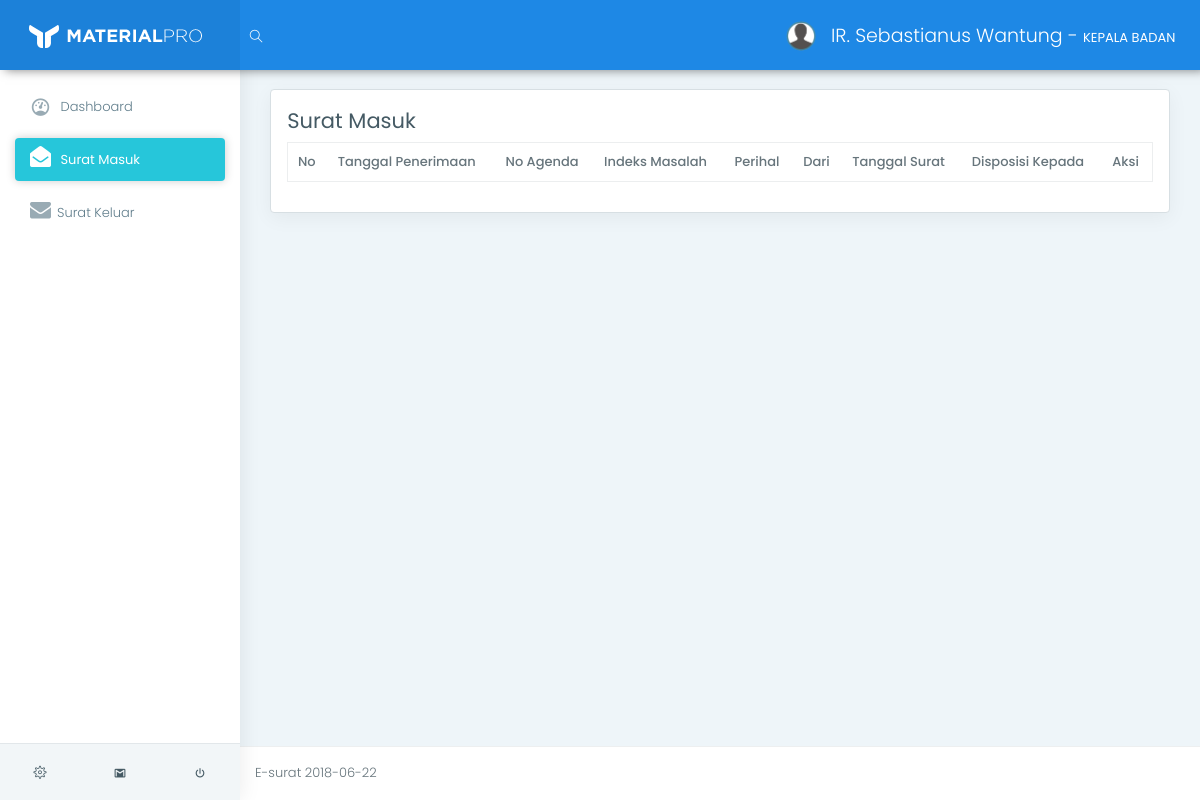
The app's page /app/index.php?page=view_surat_masuk_tu (signed in), older data.
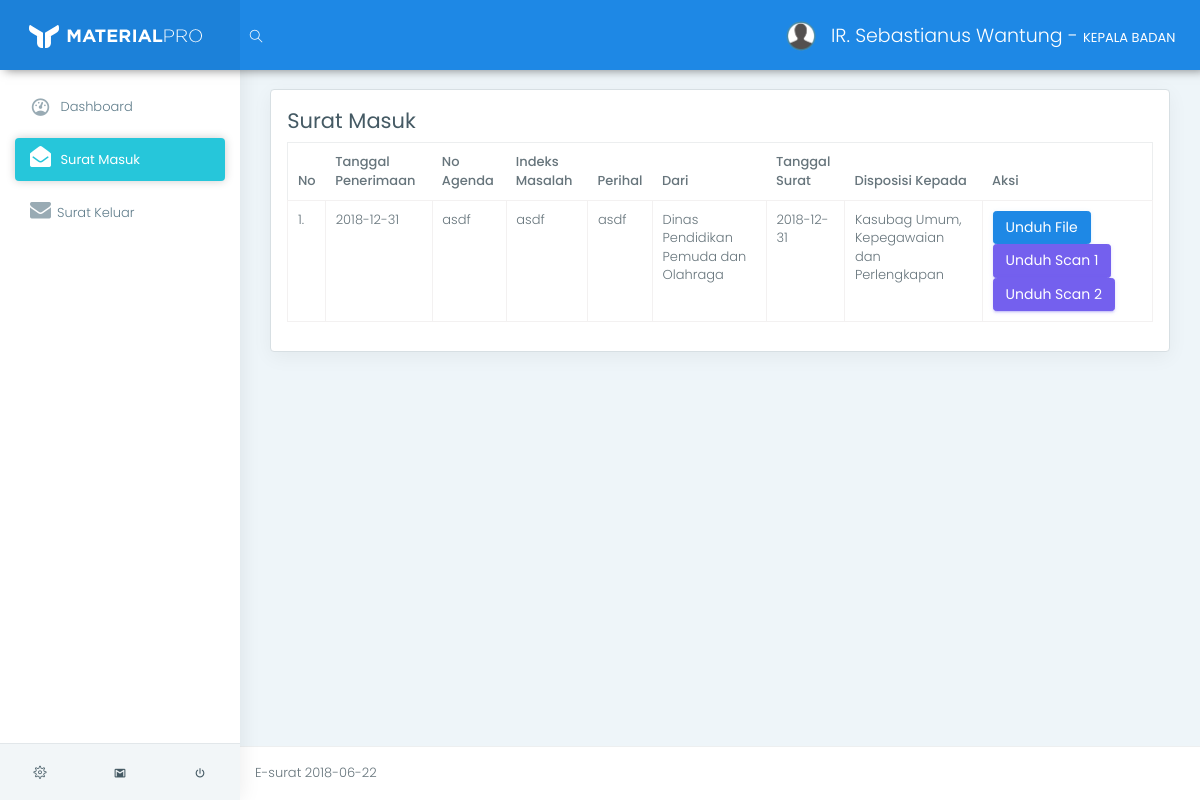
The same page, newer data.
### tables this page shows
CREATE TABLE `tb_user` (
  `id_user` varchar(11) NOT NULL,
  `nip` varchar(50) NOT NULL,
  `nama` varchar(100) NOT NULL,
  `id_jabatan` int(11) NOT NULL,
  `gambar` varchar(100) NOT NULL
);

CREATE TABLE `tb_surat_masuk` (
  `id_surat_masuk` varchar(11) NOT NULL,
  `id_user` varchar(11) NOT NULL,
  `no_surat` varchar(50) NOT NULL,
  `no_agenda` varchar(50) NOT NULL,
  `indeks_masalah` varchar(100) NOT NULL,
  `perihal` varchar(100) NOT NULL,
  `tanggal_surat` date NOT NULL,
  `tanggal_surat_penerimaan` date NOT NULL,
  `file_surat` varchar(100) DEFAULT NULL,
  `scan_surat` varchar(100) NOT NULL,
  `scan_surat2` varchar(100) NOT NULL,
  `id_jabatan` int(11) NOT NULL,
  `status` int(11) NOT NULL DEFAULT '0',
  `instruksi` text
);

CREATE TABLE `tb_jabatan` (
  `id_jabatan` int(11) NOT NULL,
  `jabatan` varchar(100) NOT NULL
);

### app/helper/koneksi.php (called while the page is built, shortened)
<?php
class Koneksi {
	private $koneksi;
	function __construct(){
		$this->koneksi = new mysqli("localhost","root","","db_e_surat");
	}
	public function setQuery($sql){
		return $this->koneksi->query($sql);
	}
}
 ?>

### app/helper/auth.php (called while the page is built, shortened)
<?php
include 'crud.php';
class Auth {
	public function isKepalaBadan(){
		return ($_SESSION['sess_user']['sess_status'] == "KEPALA BADAN");
	}
	public function getUser($id_user){
		$sql    = "SELECT * FROM tb_user WHERE id_user = '$id_user'";
		$crud   = new Crud();
		$result = $crud->view($sql);
		return $result[0]['nama'];
	}
}
 ?>

### app/helper/crud.php (called while the page is built, shortened)
<?php
include_once 'koneksi.php';
class Crud {
	function __construct(){
		$this->koneksi = new Koneksi();
	}
	public function view($sql){
		$result = $this->koneksi->setQuery($sql);
		$data = [];
        while ($row = $result->fetch_assoc()) {
            $data[] = $row;
        }
        return $data;
	}
}
 ?>

### app/surat_masuk_tu/view.php (the view, shortened to what this page needs)
<div class="row">
    <div class="col-lg-12">
        <div class="card">
            <div class="card-block">
            <div class="row">
                <div class="col-md-6">
                    <h3>
                        Surat Masuk
                    </h3>
                </div>
            </div>
                <table class="table table-stripped table-bordered" id="data_table_filter">
                    <thead>
                        <tr>
                            <th>No</th>
                            <th>Tanggal Penerimaan</th>
                            <th>No Agenda</th>
                            <th>Indeks Masalah</th>
                            <th>Perihal</th>
                            <th>Dari</th>
                            <th>Tanggal Surat</th>
                            <th>Disposisi Kepada</th>
                            <th>Aksi</th>
                        </tr>
                    </thead>
                    <tbody>
                        <?php
                            $crud   = new Crud();
                            $sql = "SELECT * FROM tb_surat_masuk
                                    INNER JOIN tb_jabatan ON tb_surat_masuk.id_jabatan = tb_jabatan.id_jabatan
                                    INNER JOIN tb_user ON tb_surat_masuk.id_user = tb_user.id_user
                                    WHERE status='0'";
                            $result = $crud->view($sql);
                            $no = 1;
                            foreach ($result as $value):
                        ?>
                        <tr>
                            <td><?= $no++."." ?></td>
                            <td><?= $value['tanggal_surat_penerimaan'] ?></td>
                            <td><?= $value['no_agenda'] ?></td>
                            <td><?= $value['indeks_masalah'] ?></td>
                            <td><?= $value['perihal'] ?></td>
                            <td><?= $value['nama'] ?></td>
                            <td><?= $value['tanggal_surat'] ?></td>
                            <td><?= $value['jabatan'] ?></td>
                            <td>
                                <a href="../file/surat_masuk/<?= $value['file_surat'] ?>" class="btn btn-info">Unduh File</a>
                                <a href="../file/surat_masuk/<?= $value['scan_surat'] ?>" class="btn btn-primary">Unduh Scan 1</a>
                                <?php if(!empty($value['scan_surat2'])):?>
                                <a href="../file/surat_masuk/<?= $value['scan_surat2'] ?>" class="btn btn-primary">Unduh Scan 2</a>
                                <?php endif ?>
                            </td>
                        </tr>
                        <?php endforeach ?>
                    </tbody>
                </table>
            </div>
        </div>
    </div>
</div>

### app/index.php (shortened to what this page needs)
<?php
include "helper/auth.php";
$auth = new Auth();
?>
<!DOCTYPE html>
<html lang="en">
<head>
	<link href="../assets/css/box.css" rel="stylesheet">
	<link href="../assets/plugins/bootstrap/css/bootstrap.min.css" rel="stylesheet">
	<link href="../assets/plugins/c3-master/c3.min.css" rel="stylesheet">
	<link href="../assets/css/style.css" rel="stylesheet">
	<link href="../assets/css/colors/blue.css" id="theme" rel="stylesheet">
	<link rel="stylesheet" href="https://cdn.datatables.net/1.10.16/css/dataTables.bootstrap4.min.css">
	<link rel="stylesheet" href="https://cdn.datatables.net/buttons/1.5.1/css/buttons.dataTables.min.css">
	<link href="https://cdnjs.cloudflare.com/ajax/libs/select2/4.0.6-rc.0/css/select2.min.css" rel="stylesheet" />
</head>
<body class="fix-header fix-sidebar card-no-border">
	<div id="main-wrapper">
		<header class="topbar">
			<nav class="navbar top-navbar navbar-toggleable-sm navbar-light">
				<div class="navbar-header">
					<a class="navbar-brand" href="index.html">
						<b>
							<img src="../assets/images/logo-light-icon.png" alt="homepage" class="light-logo" />
						</b>
						<span>
						 <img src="../assets/images/logo-light-text.png" class="light-logo" alt="homepage" /></span> </a>
				</div>
				<div class="navbar-collapse">
					<ul class="navbar-nav mr-auto mt-md-0">
						<li class="nav-item hidden-sm-down search-box"> <a class="nav-link hidden-sm-down text-muted waves-effect waves-dark" href="javascript:void(0)"><i class="ti-search"></i></a>
						</li>
					</ul>
					<ul class="navbar-nav my-lg-0">
						<li class="nav-item dropdown">
							<a class="nav-link dropdown-toggle text-muted waves-effect waves-dark" href="" data-toggle="dropdown" aria-haspopup="true" aria-expanded="false"><img src="../assets/images/user.png" alt="user" class="profile-pic m-r-10" />
								<?= $auth->getUser($_SESSION['sess_user']['sess_id_user'])." - <b>".$_SESSION['sess_user']['sess_status']."</b>" ?>
							</a>
						</li>
					</ul>
				</div>
			</nav>
		</header>
		<aside class="left-sidebar">
			<div class="scroll-sidebar">
				<nav class="sidebar-nav">
					<ul id="sidebarnav">
					<li>
						<a class="waves-effect waves-dark" href="index.php?page=view_dashbord" aria-expanded="false"><i class="mdi mdi-gauge"></i><span class="hide-menu"> Dashboard</span></a>
					</li>
					<?php if($auth->isKepalaBadan()): ?>
						<li>
							<a class="waves-effect waves-darkenvelope-open" href="index.php?page=view_surat_masuk_tu" aria-expanded="false"><i class="fa fa-envelope-open"></i><span class="hide-menu"> Surat Masuk</span></a>
						</li>
						<li>
							<a class="waves-effect waves-dark" href="index.php?page=view_surat_keluar" aria-expanded="false"><i class="fa fa-envelope"></i><span class="hide-menu">Surat Keluar</span></a>
						</li>
					<?php endif ?>
					</ul>
				</nav>
			</div>
			<div class="sidebar-footer">
				<a href="" class="link" data-toggle="tooltip" title="Settings"><i class="ti-settings"></i></a>
				<a href="" class="link" data-toggle="tooltip" title="Email"><i class="mdi mdi-gmail"></i></a>
				<a href="../logout.php" class="link" data-toggle="tooltip" title="Logout"><i class="mdi mdi-power"></i></a> </div>
		</aside>
		<div class="page-wrapper">
			<div class="container-fluid"><br>
				<?php
				$page = isset( $_GET['page'])?$_GET['page']:"";
				if($page){
					if($page == "view_dashbord"){
						include "dashbord/view.php";
					}else if($page == "view_user"){
						include "m_pegawai/view.php";
					}else if($page == "add_user"){
						include "m_pegawai/add_form.php";
					}else if($page == "edit"){
						include "m_pegawai/edit_form.php";
					}else if($page == "delete"){
						include "m_pegawai/delete.php";
					}
					else if($page == "view_jenis_surat"){
						include "m_jenis_surat/view.php";
					}else if($page == "add_jenis_surat"){
						include "m_jenis_surat/add_form.php";
					}else if($page == "detail"){
						include "m_jenis_surat/detail.php";
					}else if($page == "edit_jenis_surat"){
						include "m_jenis_surat/edit_form.php";
					}else if($page == "delete_jenis_surat"){
						include "m_jenis_surat/delete.php";
					}
					else if($page == "view_format_surat"){
						include "m_format_surat/view.php";
					}else if($page == "add_format_surat"){
						include "m_format_surat/add_form.php";
					}else if($page == "delete_format_surat"){
						include "m_format_surat/delete.php";
					}
					else if($page == "view_dinas"){
						include "m_dinas/view.php";
					}else if($page == "add_dinas"){
						include "m_dinas/add_form.php";
					}else if($page == "edit_dinas"){
						include "m_dinas/edit_form.php";
					}else if($page == "delete_dinas"){
						include "m_dinas/delete.php";
					}
					else if($page == "view_surat_keluar"){
						include "surat_keluar/view.php";
					}else if($page == "add_surat_keluar"){
						include "surat_keluar/add_form.php";
					}else if($page == "acc_surat_keluar"){
						include "surat_keluar/acc_surat.php";
					}else if($page == "edit_surat_keluar"){
						include "surat_keluar/edit_form.php";
					}else if($page == "delete_surat_keluar"){
						include "surat_keluar/delete.php";
					}
					else if($page == "view_surat_masuk_tu"){
						include "surat_masuk_tu/view.php";
					}else if($page == "add_surat_masuk"){
						include "surat_masuk_tu/add_form.php";
					}else if($page == "edit_surat_masuk_tu"){
						include "surat_masuk_tu/edit_form.php";
					}else if($page == "delete_surat_masuk"){
						include "surat_masuk_tu/delete.php";
					}
				}else{
					include "dashbord/view.php";
				}
				?>
			</div>
			<footer class="footer"> E-surat <?= date("Y-m-d") ?> </footer>
		</div>
	</div>
</body>
</html>

### assets/css/colors/blue.css (style rules this page uses)
.topbar { background: #1e88e5; }
.topbar .navbar-header { background: rgba(0, 0, 0, 0.05); }
.topbar .top-navbar .navbar-header .navbar-brand .light-logo { display: inline-block; color: rgba(255, 255, 255, 0.8); }
.topbar .navbar-light .navbar-nav .nav-item > a.nav-link { color: #ffffff !important; }
.sidebar-nav { background: #fff; }
.sidebar-nav ul li a { color: #607d8b; }
.sidebar-nav ul li a.active, .sidebar-nav ul li a:hover { color: #26c6da; }
.sidebar-nav ul li a.active { color: #263238; }
.sidebar-nav > ul > li.active > a, .sidebar-nav > ul > li.active:hover > a { color: #ffffff; background: #26c6da; }
.sidebar-nav > ul > li.active > a i, .sidebar-nav > ul > li.active:hover > a i { color: #ffffff; }
.sidebar-nav > ul > li.active > a:after, .sidebar-nav > ul > li.active:hover > a:after { border-color: #ffffff; }
.sidebar-nav > ul > li > a.active i, .sidebar-nav > ul > li > a:hover i { color: #26c6da; }
.sidebar-nav > ul > li > a i { color: #99abb4; }
.sidebar-nav > ul > li > a.active { font-weight: 400; background: #ffffff; color: #1e88e5; }
.card-no-border .sidebar-nav > ul > li > a.active { color: #ffffff; background: #26c6da; }
.card-no-border .sidebar-nav > ul > li > a.active i { color: #ffffff; }
.card-no-border .sidebar-nav > ul > li > a.active:after { border-color: #ffffff; }

### app/index.php (style rules this page uses)
* { font-size: 13px; line-height: 1.428; }

Row changes from the older to the newer data that the page shows:
added tb_surat_masuk: tanggal_surat_penerimaan "2018-12-31", no_agenda "asdf", indeks_masalah "asdf", perihal "asdf", id_user.nama "Dinas Pendidikan Pemuda dan Olahraga", tanggal_surat "2018-12-31", id_jabatan.jabatan "Kasubag Umum, Kepegawaian dan Perlengkapan"
